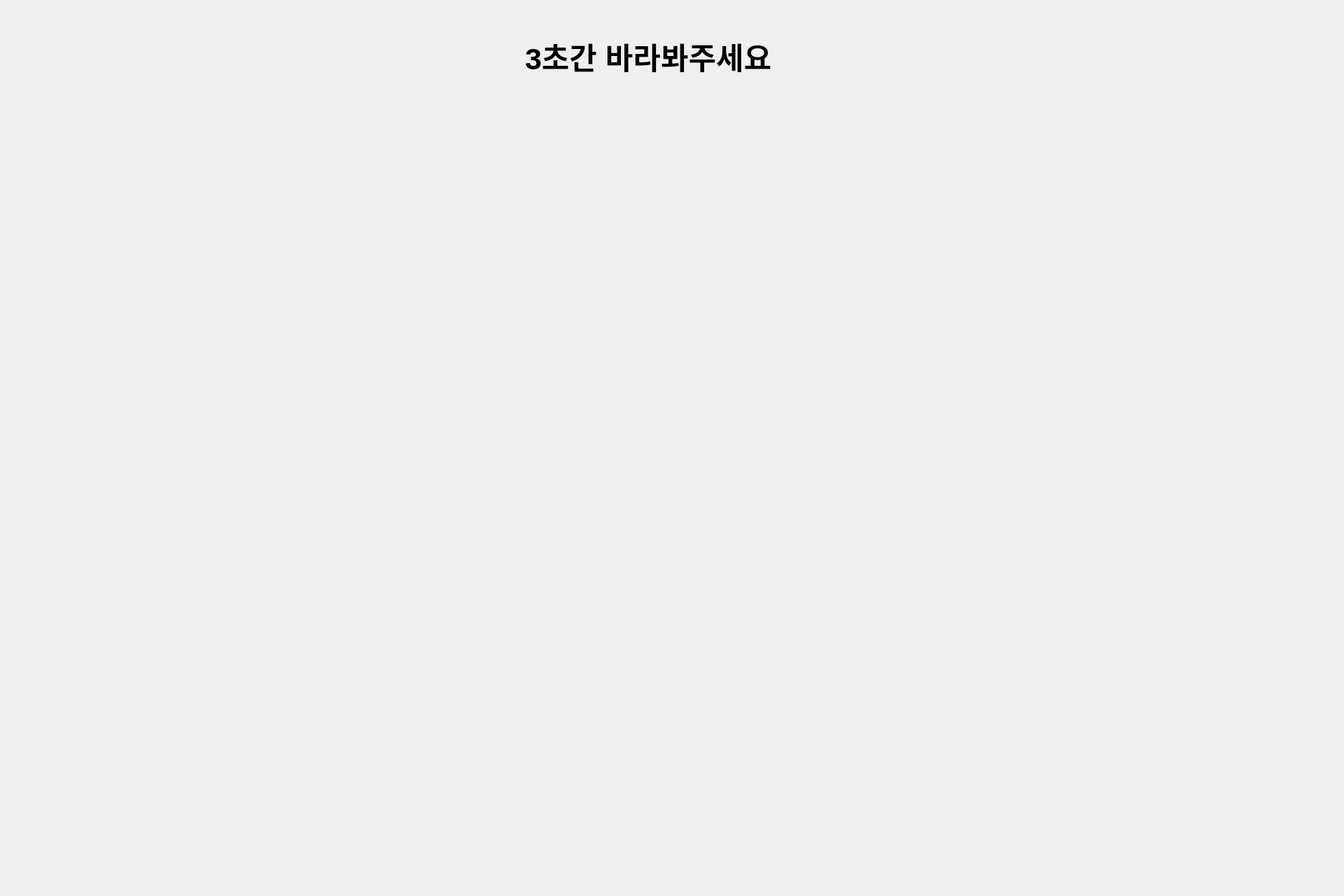
<?xml version="1.0" encoding="UTF-8"?>
<ui version="4.0">
 <class>Dialog</class>
 <widget class="QDialog" name="Dialog">
  <property name="geometry">
   <rect>
    <x>0</x>
    <y>0</y>
    <width>1920</width>
    <height>1280</height>
   </rect>
  </property>
  <property name="windowTitle">
   <string>Dialog</string>
  </property>
  <property name="styleSheet">
   <string notr="true">QPushButton {
    border: 2px solid #1E90FF;  /* 테두리 색상: DodgerBlue */
    border-radius: 10px;        /* 둥근 테두리 */
    padding: 5px;               /* 버튼 내부 여백 */
    background-color: #F0F8FF;  /* 배경 색상: AliceBlue */
}

QPushButton:hover {
    border: 2px solid #00BFFF;  /* 마우스 올렸을 때 테두리 색상: DeepSkyBlue */
    background-color: #E6F2FF;  /* 마우스 올렸을 때 배경 색상 */
}
</string>
  </property>
  <widget class="QLabel" name="label">
   <property name="geometry">
    <rect>
     <x>750</x>
     <y>0</y>
     <width>651</width>
     <height>161</height>
    </rect>
   </property>
   <property name="font">
    <font>
     <pointsize>32</pointsize>
     <weight>75</weight>
     <bold>true</bold>
    </font>
   </property>
   <property name="text">
    <string>3초간 바라봐주세요</string>
   </property>
  </widget>
  <widget class="QLabel" name="label_pic">
   <property name="geometry">
    <rect>
     <x>810</x>
     <y>150</y>
     <width>680</width>
     <height>680</height>
    </rect>
   </property>
   <property name="text">
    <string/>
   </property>
  </widget>
 </widget>
 <resources/>
 <connections/>
</ui>
